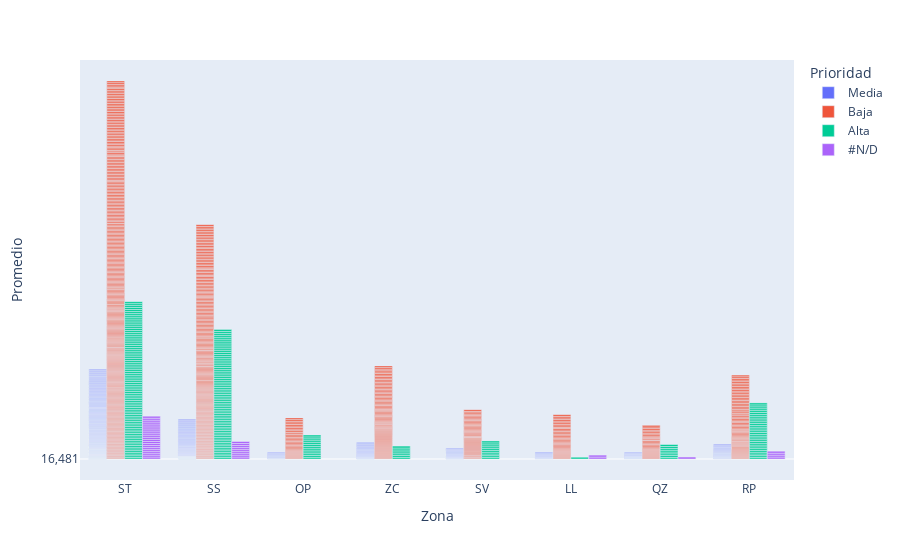

Source (notebook cell):
### Code cell
fig = px.bar(suministrosindustriales, x="Zona", y="Promedio", color="Prioridad", barmode="group")
fig.show()

### Figure 1 — Plotly figure (JSON) as saved in the notebook; plotly's stock layout.template omitted (floating-point values rounded to 4 significant figures; data arrays with more than 128 entries replaced by an {"elided": "..."} marker saying what was removed)
{"data": [{"alignmentgroup": "True", "hovertemplate": "Prioridad=Media<br>Zona=%{x}<br>Promedio=%{y}<extra></extra>", "legendgroup": "Media", "marker": {"color": "#636efa", "pattern": {"shape": ""}}, "name": "Media", "offsetgroup": "Media", "orientation": "v", "showlegend": true, "textposition": "auto", "type": "bar", "x": {"elided": "560 str values"}, "xaxis": "x", "y": {"elided": "560 str values"}, "yaxis": "y"}, {"alignmentgroup": "True", "hovertemplate": "Prioridad=Baja<br>Zona=%{x}<br>Promedio=%{y}<extra></extra>", "legendgroup": "Baja", "marker": {"color": "#EF553B", "pattern": {"shape": ""}}, "name": "Baja", "offsetgroup": "Baja", "orientation": "v", "showlegend": true, "textposition": "auto", "type": "bar", "x": {"elided": "826 str values"}, "xaxis": "x", "y": {"elided": "826 str values"}, "yaxis": "y"}, {"alignmentgroup": "True", "hovertemplate": "Prioridad=Alta<br>Zona=%{x}<br>Promedio=%{y}<extra></extra>", "legendgroup": "Alta", "marker": {"color": "#00cc96", "pattern": {"shape": ""}}, "name": "Alta", "offsetgroup": "Alta", "orientation": "v", "showlegend": true, "textposition": "auto", "type": "bar", "x": {"elided": "230 str values"}, "xaxis": "x", "y": {"elided": "230 str values"}, "yaxis": "y"}, {"alignmentgroup": "True", "hovertemplate": "Prioridad=#N/D<br>Zona=%{x}<br>Promedio=%{y}<extra></extra>", "legendgroup": "#N/D", "marker": {"color": "#ab63fa", "pattern": {"shape": ""}}, "name": "#N/D", "offsetgroup": "#N/D", "orientation": "v", "showlegend": true, "textposition": "auto", "type": "bar", "x": ["SS", "ST", "ST", "ST", "ST", "ST", "ST", "SS", "SS", "ST", "SS", "LL", "QZ", "RP", "ST", "SS", "ST", "ST", "ST", "ST", "ST", "SS", "SS", "ST", "ST", "SS", "RP", "ST", "ST", "RP", "ST", "LL", "ST", "ST", "SS", "ST", "ST", "RP"], "xaxis": "x", "y": ["#N/D", "#N/D", "#N/D", "#N/D", "#N/D", "#N/D", "#N/D", "#N/D", "#N/D", "#N/D", "#N/D", "#N/D", "#N/D", "#N/D", "#N/D", "#N/D", "#N/D", "#N/D", "#N/D", "#N/D", "#N/D", "#N/D", "#N/D", "#N/D", "#N/D", "#N/D", "#N/D", "#N/D", "#N/D", "#N/D", "#N/D", "#N/D", "#N/D", "#N/D", "#N/D", "#N/D", "#N/D", "#N/D"], "yaxis": "y"}], "layout": {"barmode": "group", "legend": {"title": {"text": "Prioridad"}, "tracegroupgap": 0}, "margin": {"t": 60}, "xaxis": {"anchor": "y", "domain": [0, 1], "title": {"text": "Zona"}}, "yaxis": {"anchor": "x", "domain": [0, 1], "title": {"text": "Promedio"}}}}
